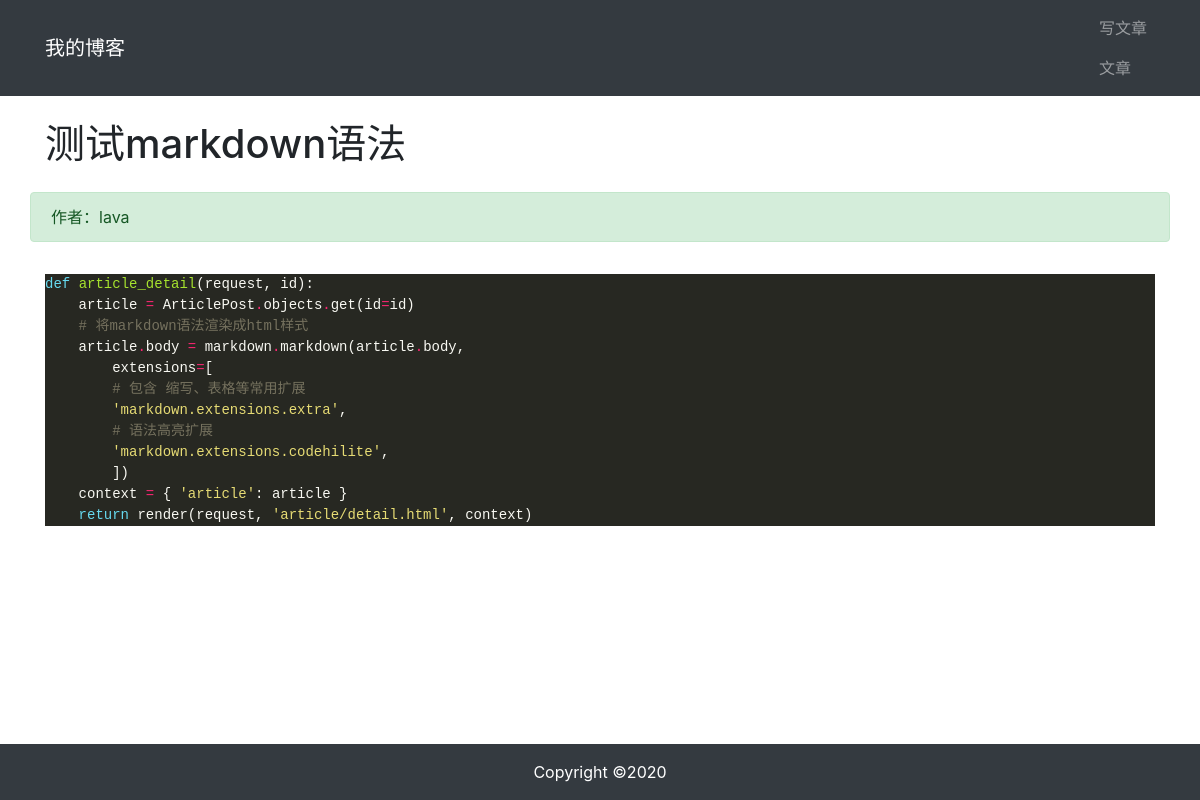
Page /article/article-detail/2/ on the committed database.
### article/models.py (models this page shows, shortened)
class ArticlePost(models.Model):
    auther = models.ForeignKey(User,on_delete=models.CASCADE)
    title = models.CharField(max_length=100)
    body = models.TextField()
    created = models.DateTimeField(default=timezone.now)
    updated = models.DateTimeField(auto_now=True)
    class Meta:
        ordering = ('-created',)

### article/views.py (the view)
# urls.py: path('article-detail/<int:id>/',views.article_detail,name='article_detail'),
def article_detail(request,id):
    article = ArticlePost.objects.get(id=id)
    article.body = markdown.markdown(article.body,
    extensions=[
    'markdown.extensions.extra',
    'markdown.extensions.codehilite',
    ])
    context = {'article': article }
    return render(request,'article/detail.html',context)

### templates/article/detail.html (shortened to what this page needs)
{% extends "base.html" %}
{% load staticfiles %}
{% block content %}
<div class="container">
  <div class="row">
    <h1 class="col-12 mt-4 mb-4">{{ article.title }}</h1>
    <div class="col-12 alert alert-success">作者：{{ article.auther }}</div>
    <div class="col-12">
      <p>{{ article.body|safe }}</p>
    </div>
  </div>
</div>
{% endblock content %}

### static/md_css/monokai.css (style rules this page uses)
.codehilite { background: #272822; color: #f8f8f2 }
.codehilite .k { color: #66d9ef }
.codehilite .n { color: #f8f8f2 }
.codehilite .o { color: #f92672 }
.codehilite .p { color: #f8f8f2 }
.codehilite .c1 { color: #75715e }
.codehilite .nb { color: #f8f8f2 }
.codehilite .nf { color: #a6e22e }
.codehilite .w { color: #f8f8f2 }
.codehilite .s1 { color: #e6db74 }

### rows in the picture
ArticlePost: title "测试markdown语法", auther "lava", body "def article_detail ( request , id ): article = ArticlePost . objects . get ( id = id ) # 将markdown语法渲染成html样式 article . body = markdown . markdown ( article . body , extensions = [ # 包含 缩写、表格等常用扩展 'markdown.extensions.extra' , # 语法高亮扩展 'markdown.extensions.codehilite' , ]) context = { 'article' : article } return render ( request , 'article/detail.html' , context )"
